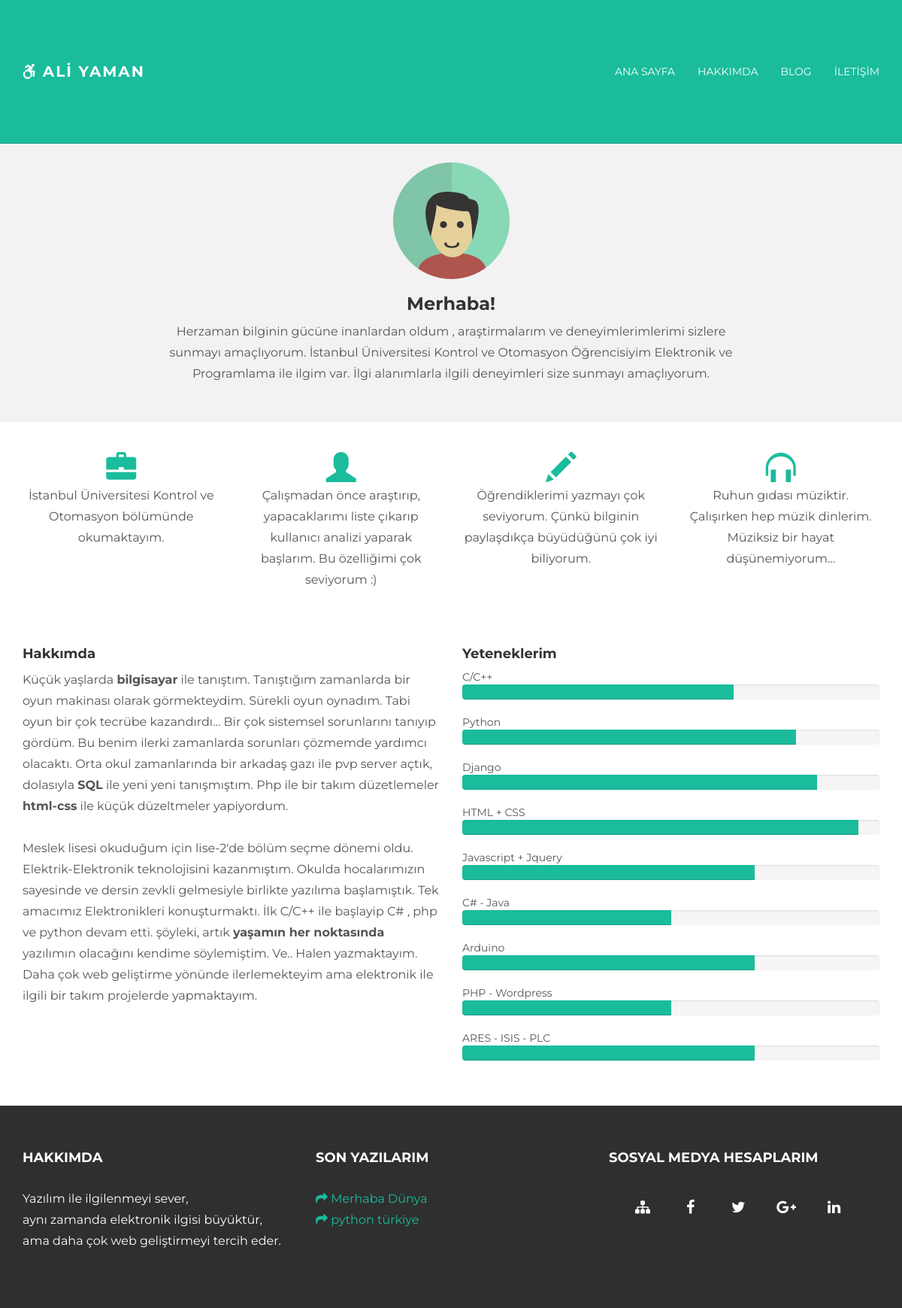
Before: /hakkimda/ with the older database file.
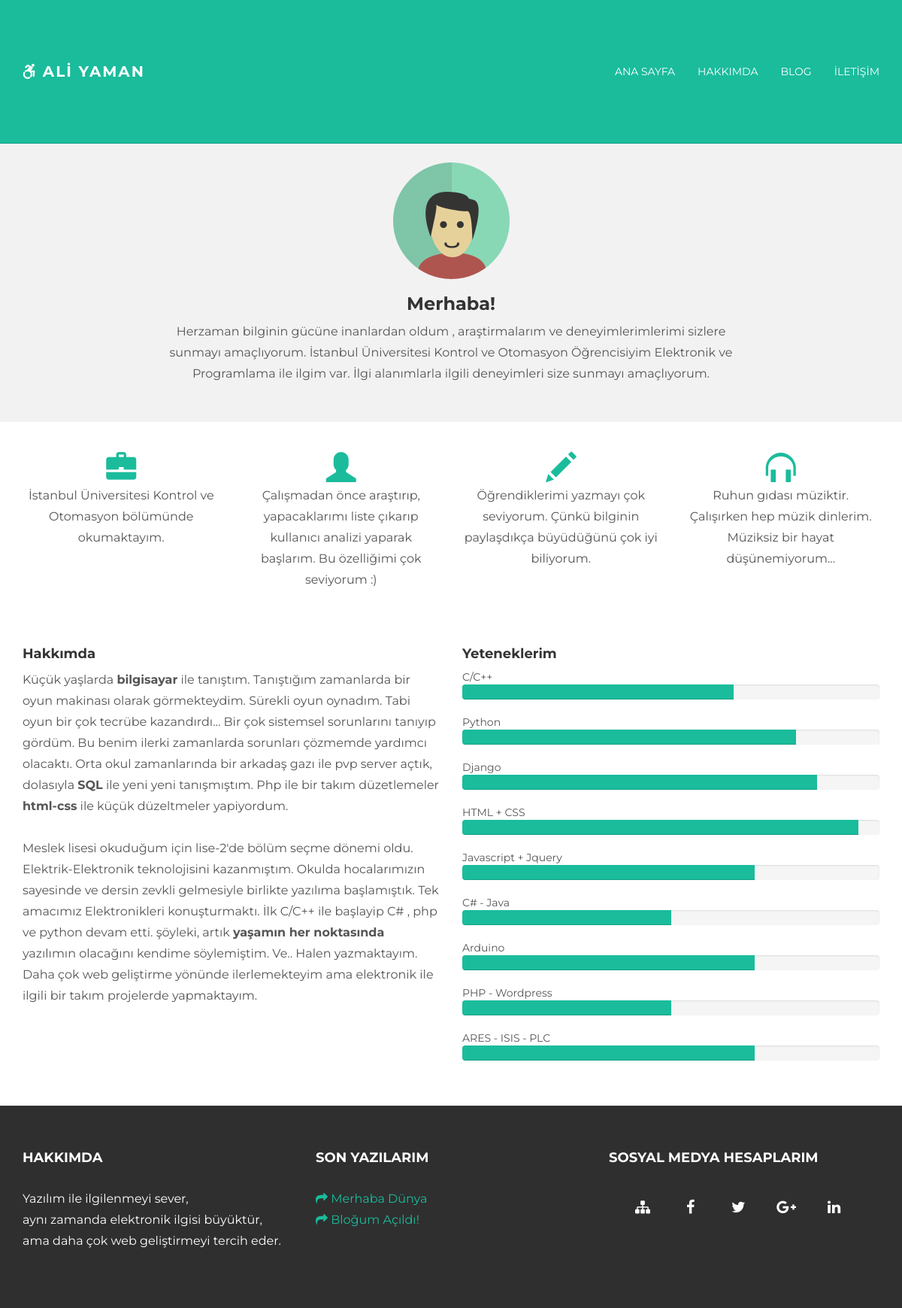
After: the same page with the newer database file.
### Blog/models.py (models this page shows, shortened)
class post(models.Model):
    title = models.CharField(max_length=500,null=True)
    time = models.DateTimeField(auto_now=False,null=True)
    content = RichTextField(null=True)
    keywords = models.CharField(max_length=500,null=True)
    description = models.CharField(max_length=500,null=True)
    image = ProcessedImageField(upload_to='blog_img',
                                           processors=[ResizeToFill(400, 225)],
                                           format='JPEG',
                                           options={'quality': 60},null=True)
    category_list = models.ForeignKey(category,null=True)
    seo_url = models.CharField(max_length=500,unique=True, null=True, blank=True,verbose_name='Seo_URL : (Otomatik doldurur)')
    is_active = models.BooleanField(default=False)
    class Meta:
        verbose_name_plural = "Blog Yaz"

### Blog/views.py (the view)
# urls.py: url(r'^hakkimda/', about, name='about'),
def about(request):
    last_db = post.objects.filter(is_active=True).order_by('-time')[:3]
    return render(request, 'about.html', {
        'last_db': last_db,
        'web_site_name':web_site_name,
        'web_site_slogan':web_site_slogan,
    })

### templates/about.html (shortened to what the changed rows need)
{% extends 'blog_templates/base.html' %}
{% load static %}
{% block last_content %}
{% include 'blog_templates/last_content.html' %}
{% endblock %}

### templates/blog_templates/last_content.html
 {% for i in last_db %}
<a href="/{{ i.seo_url }}"><i class="fa fa-share" aria-hidden="true"></i> {{ i.title }}</a><br/>
    {% endfor %}

Changed rows visible on the page:
changed post: title "python türkiye" → "Bloğum Açıldı!"
